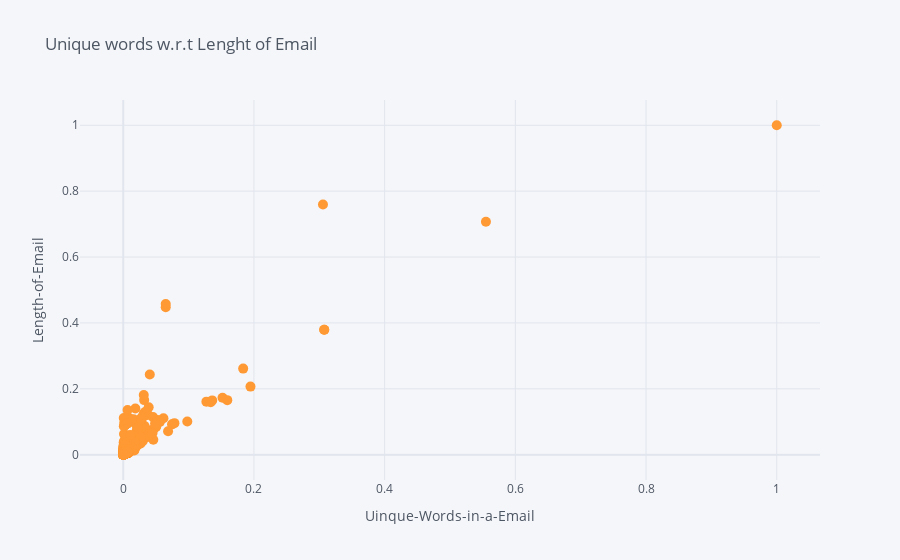

Notebook code cell kept with this figure:
### Code cell
df_feature.iplot(kind='scatter',x='Uinque-Words-in-a-Email',y='Length-of-Email',mode='markers',size=10, xTitle='Uinque-Words-in-a-Email',
    yTitle='Length-of-Email',title='Unique words w.r.t Lenght of Email')

### Figure 1 — Plotly figure (JSON) as saved in the notebook; plotly's stock layout.template omitted (floating-point values rounded to 4 significant figures; data arrays with more than 128 entries replaced by an {"elided": "..."} marker saying what was removed)
{"data": [{"line": {"color": "rgba(255, 153, 51, 1.0)", "dash": "solid", "shape": "linear", "width": 1.3}, "marker": {"size": 10, "symbol": "circle"}, "mode": "markers", "name": "Length-of-Email", "text": "", "type": "scatter", "x": {"elided": "4321 float values"}, "y": {"elided": "4321 float values"}}], "layout": {"legend": {"bgcolor": "#F5F6F9", "font": {"color": "#4D5663"}}, "paper_bgcolor": "#F5F6F9", "plot_bgcolor": "#F5F6F9", "title": {"font": {"color": "#4D5663"}, "text": "Unique words w.r.t Lenght of Email"}, "xaxis": {"gridcolor": "#E1E5ED", "showgrid": true, "tickfont": {"color": "#4D5663"}, "title": {"font": {"color": "#4D5663"}, "text": "Uinque-Words-in-a-Email"}, "zerolinecolor": "#E1E5ED"}, "yaxis": {"gridcolor": "#E1E5ED", "showgrid": true, "tickfont": {"color": "#4D5663"}, "title": {"font": {"color": "#4D5663"}, "text": "Length-of-Email"}, "zerolinecolor": "#E1E5ED"}}}
